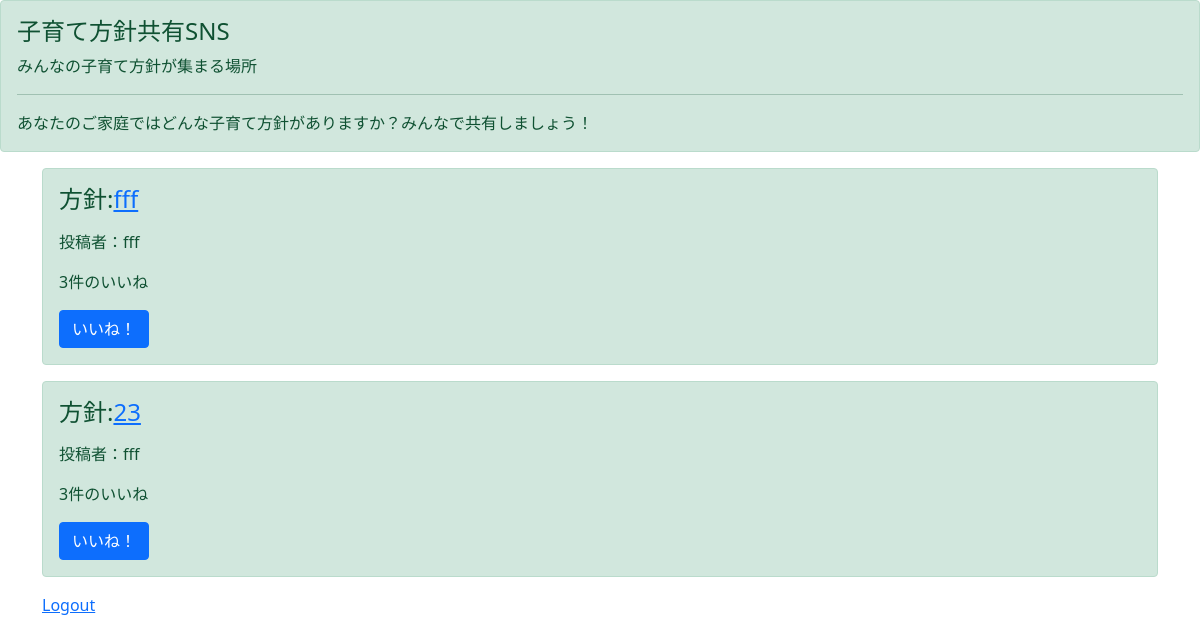
The page /list/ (signed in) on the database as committed earlier.
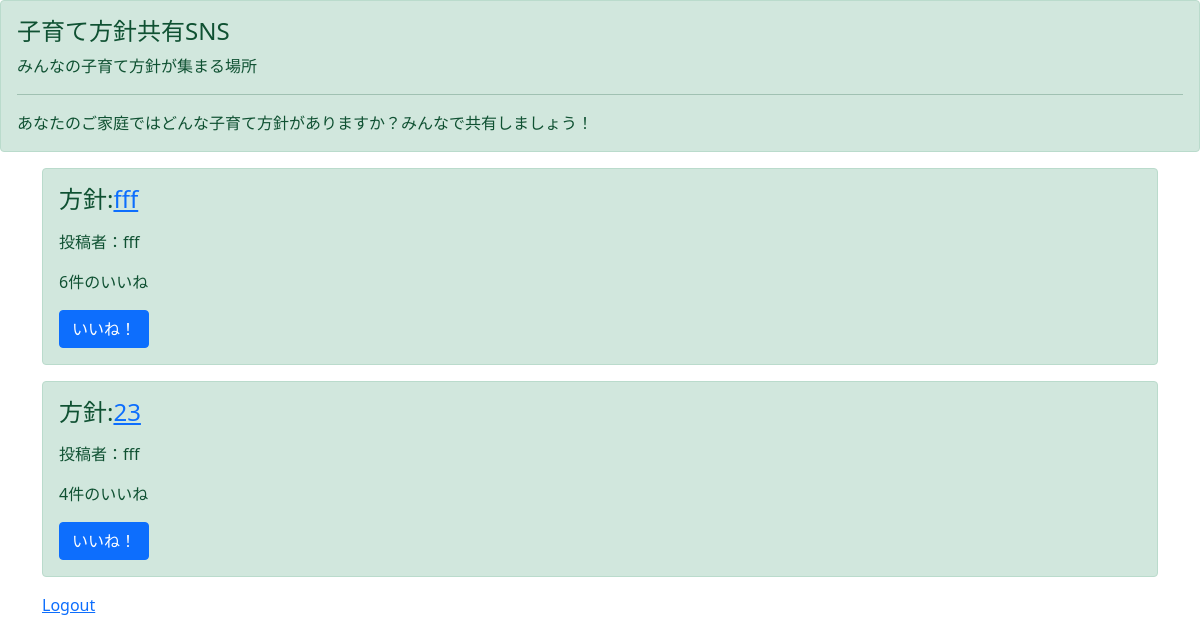
The same page on the database as committed later.
### boardapp/models.py (models this page shows, shortened)
class BoadModel(models.Model):
    title = models.CharField(max_length=100)
    content = models.TextField()
    contributor = models.CharField(max_length=20)
    good = models.IntegerField()
    priority = models.CharField(max_length=10,choices=CHOICE)

### boardapp/views.py (the view)
# urls.py: path('list/', listfunc, name='list'),
@login_required
def listfunc(request):
    object_list = BoadModel.objects.all()
    return render(request, 'list.html', {'object_list':object_list})

### templates/list.html
{% extends 'base.html' %}
{% block header %}
<div class="alert alert-success" role="alert">
    <h4 class="alert-heading">子育て方針共有SNS</h4>
    <p> みんなの子育て方針が集まる場所</p>
    <hr>
    <p class="mb-0">あなたのご家庭ではどんな子育て方針がありますか？みんなで共有しましょう！</p>
</div>
{% endblock header %}
{% block content %}
<div class='container'>
    {% for item in object_list %}
        <div class="alert alert-success" role="alert">
            <h4>方針:<a href="{% url 'detail' item.pk %}">{{ item.title }}</a></h4></p>
            <p>投稿者：{{ item.contributor }}</p>
            <p>{{ item.good }}件のいいね</p>
            <a class="btn btn-primary" role="button" href="{% url 'good' item.pk %}" >いいね！</a>
        </div>
    {% endfor %}
    <a href="{% url 'logout' %}" role="button">Logout</a>
</div>
{% endblock content %}

### templates/base.html (shortened to what this page needs)
<!doctype html>
<html lang="en">
  <head>
    <link href="https://cdn.jsdelivr.net/npm/bootstrap@5.1.3/dist/css/bootstrap.min.css" rel="stylesheet">
  </head>
    {% block header %}
    {% endblock header %}
    {% block content %}
    {% endblock content %}
</html>

Rows that differ between the two databases and show on the page:
changed BoadModel (number 1 of 2 on the later page): good "3" → "6"
changed BoadModel (number 2 of 2 on the later page): good "3" → "4"
